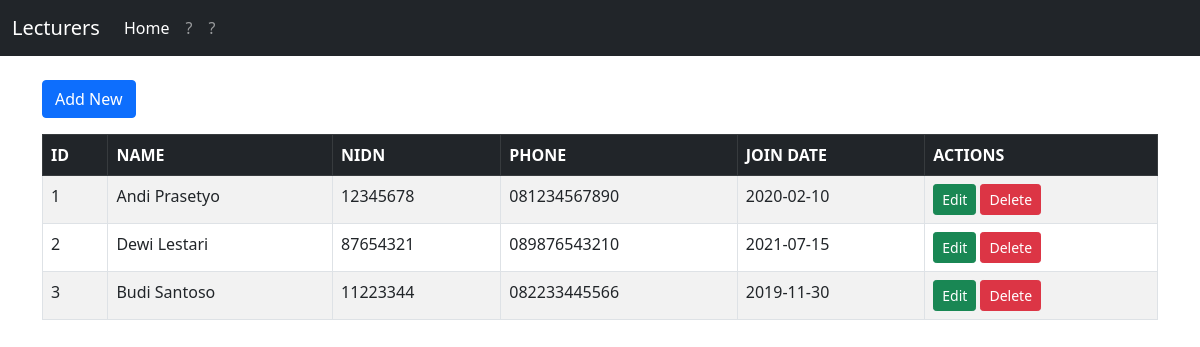
The page / on the database its author committed.
### tables this page shows
CREATE TABLE lecturers (
    id INT AUTO_INCREMENT PRIMARY KEY,
    name VARCHAR(100) NOT NULL,
    nidn VARCHAR(20) NOT NULL,
    phone VARCHAR(20),
    join_date DATE
);

### index.php (the view, shortened to what this page needs)
<?php
$db = new config();
$conn = $db->conn;
?>
<!doctype html>
<html lang="en">
<head>
  <link href="public/css/bootstrap.min.css" rel="stylesheet">
</head>
<body>
  <nav class="navbar navbar-expand-lg navbar-dark bg-dark">
    <div class="container-fluid">
      <a class="navbar-brand" href="index.php">Lecturers</a>
      <div class="collapse navbar-collapse" id="navbarNav">
        <ul class="navbar-nav">
          <li class="nav-item">
            <a class="nav-link active" href="index.php">Home</a>
          </li>
          <li class="nav-item">
            <a class="nav-link" href="#">?</a>
          </li>
          <li class="nav-item">
            <a class="nav-link" href="#">?</a>
          </li>
        </ul>
      </div>
    </div>
  </nav>
  <div class="container my-4">
    <div class="my-3">
      <a class="btn btn-primary" href="create.php">Add New</a>
    </div>
    <table class="table table-bordered table-striped">
      <thead class="table-dark">
        <tr>
          <th>ID</th>
          <th>NAME</th>
          <th>NIDN</th>
          <th>PHONE</th>
          <th>JOIN DATE</th>
          <th>ACTIONS</th>
        </tr>
      </thead>
      <tbody>
        <?php
        $sql = "SELECT * FROM lecturers";
        $result = $conn->query($sql);
        while ($row = $result->fetch_assoc()) {
          echo "
            <tr>
              <td>{$row['id']}</td>
              <td>{$row['name']}</td>
              <td>{$row['nidn']}</td>
              <td>{$row['phone']}</td>
              <td>{$row['join_date']}</td>
              <td>
                <a class='btn btn-success btn-sm' href='edit.php?id={$row['id']}'>Edit</a>
                <a class='btn btn-danger btn-sm' href='delete.php?id={$row['id']}'
                   onclick=\"return confirm('Are you sure you want to delete this?')\">Delete</a>
              </td>
            </tr>
          ";
        }
        ?>
      </tbody>
    </table>
  </div>
</body>
</html>

### rows shown on the page
lecturers: id "1", name "Andi Prasetyo", nidn "12345678", phone "081234567890", join_date "2020-02-10"
lecturers: id "2", name "Dewi Lestari", nidn "87654321", phone "089876543210", join_date "2021-07-15"
lecturers: id "3", name "Budi Santoso", nidn "11223344", phone "082233445566", join_date "2019-11-30"
